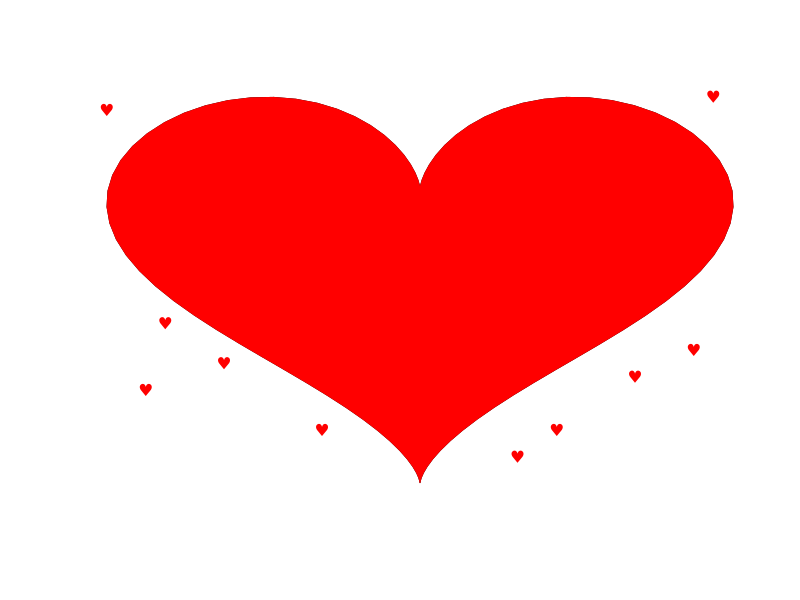

R code for this plot:
# This is an exercise of running an R script
# There is no need to understand the following functions


t = seq(0, 2 * pi, length.out = 100)
x = 16 * sin(t)^3
y = 13 * cos(t) - 5 * cos(2 * t) - 2 * cos(3 * t) - cos(4 * t)
plot(x, y, type = "l", xaxt = "n", yaxt = "n", xlab = "", 
    ylab = "", frame.plot = FALSE)
polygon(x, y, col = "red", border = "red")
xp = c(-14, -13, -10, -5, 5, 7, 11, 14, -16, 15)
yp = c(-10, -5, -8, -13, -15, -13, -9, -7, 11, 12)
points(xp, yp, pch = 169, font = 5, col = "red", xaxt = "n", 
    yaxt = "n", xlab = "", ylab = "")


